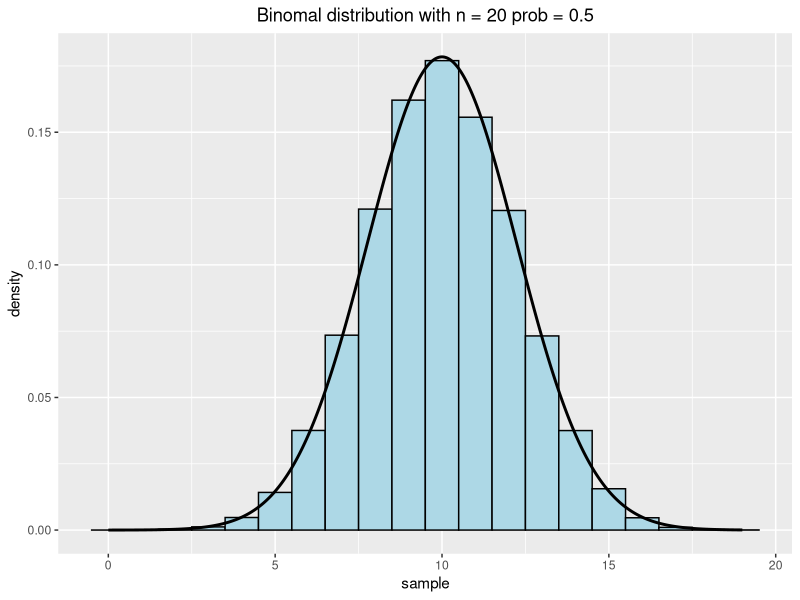
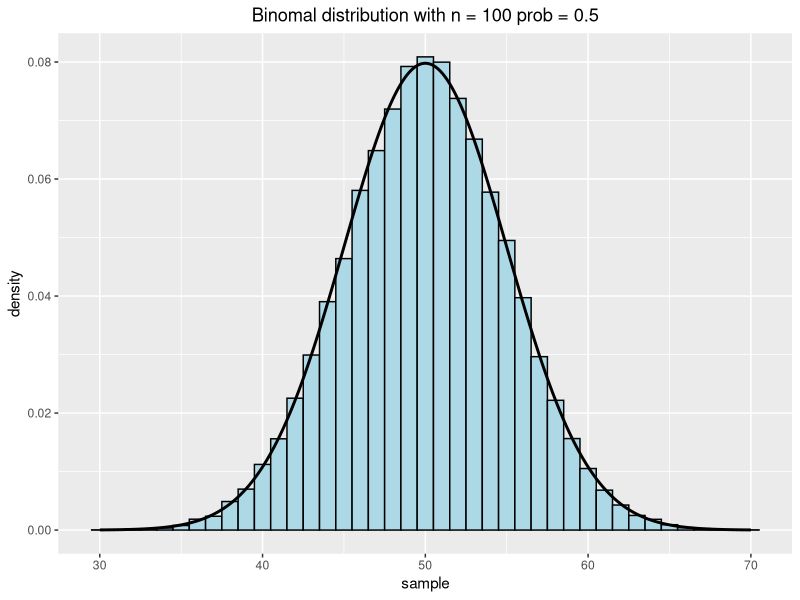
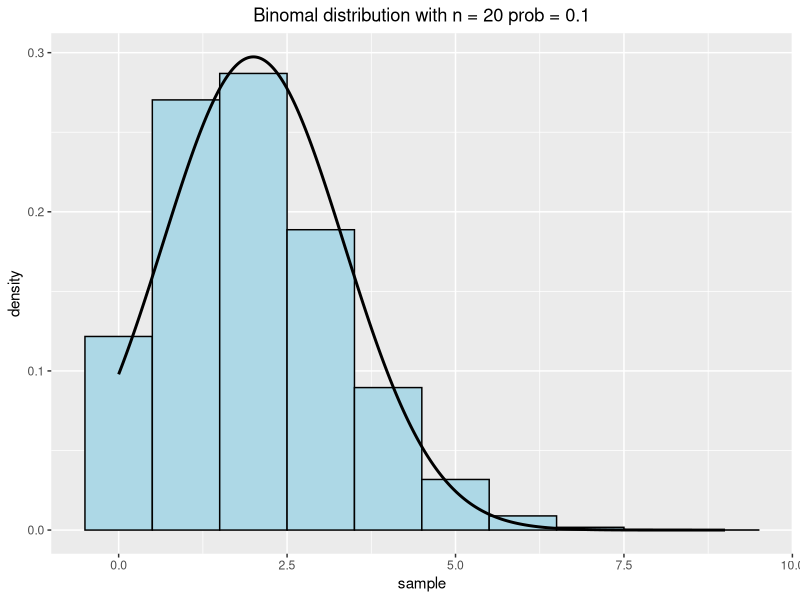
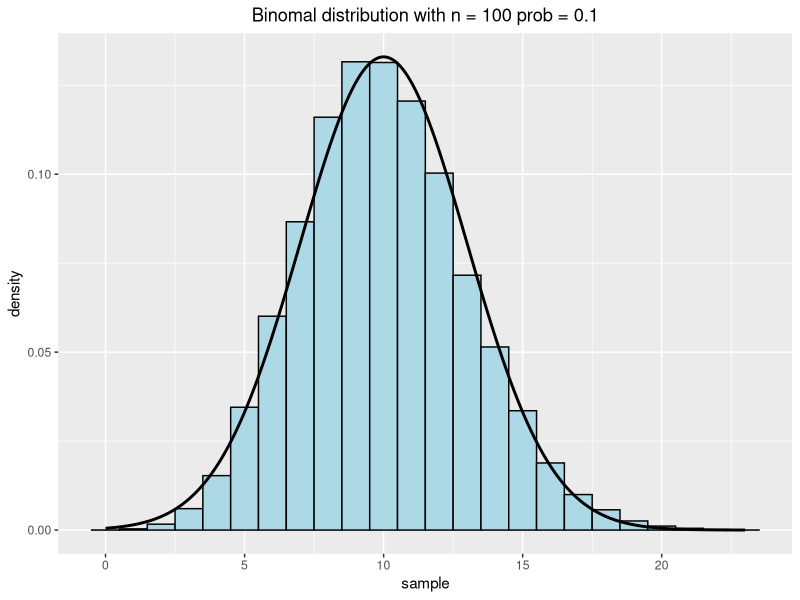

These figures' R source, in order:
library(ggplot2)


plot_binomal_with_gaussian <- function(prob, sample_count) {
  gaussian_mean <- sample_count * prob
  gaussian_std <- sqrt(sample_count * prob * (1 - prob))
  binom_df <- data.frame(
    sample = rbinom(50000, size = sample_count, p = prob)
  )
  binomal_plot <- ggplot(binom_df, aes(x = sample)) +
    geom_histogram(aes(y = ..density..), fill = "lightblue", color = "black", binwidth = 1.0) +
    stat_function(fun = dnorm, args = list(mean = gaussian_mean, sd = gaussian_std), size = 1.0, n = 1000) +
    ggtitle(paste0("Binomal distribution with n = ", sample_count, " prob = ", prob)) +
    theme(plot.title = element_text(hjust = 0.5))
  print(binomal_plot)
}


plot_binomal_with_gaussian(prob = 0.5, sample_count = 20)
plot_binomal_with_gaussian(prob = 0.5, sample_count = 100)
plot_binomal_with_gaussian(prob = 0.1, sample_count = 20)
plot_binomal_with_gaussian(prob = 0.1, sample_count = 100)
rm(list = ls())

"
From the experiments, it follows that if we draw sufficiently many samples from a binomal
distribution, the histogram of these samples resembles a normal distribution (to which
considered binomal disitrution converge). The number of samples to approximate it must be
suffiently high. Particularly, a histgram representing 50 thousands samples approximates
a real distribution much better than while using only several hundreds of samples. Note
that even while using 50000 samples, the approximation is not perfect as we can see that
the histograms are not ideally symmetric.
"